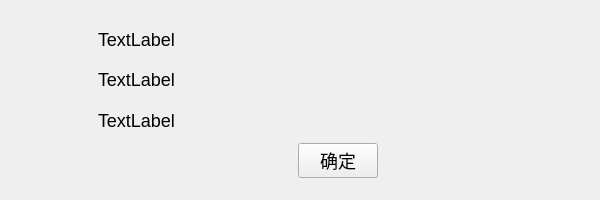
<?xml version="1.0" encoding="UTF-8"?>
<ui version="4.0">
 <class>WinSystemAbout</class>
 <widget class="QWidget" name="WinSystemAbout">
  <property name="geometry">
   <rect>
    <x>0</x>
    <y>0</y>
    <width>600</width>
    <height>200</height>
   </rect>
  </property>
  <property name="maximumSize">
   <size>
    <width>600</width>
    <height>200</height>
   </size>
  </property>
  <property name="windowTitle">
   <string>WinSystemAbout</string>
  </property>
  <property name="styleSheet">
   <string notr="true">font-size:18px</string>
  </property>
  <layout class="QHBoxLayout" name="horizontalLayout">
   <item>
    <widget class="QPushButton" name="BtnIcon">
     <property name="maximumSize">
      <size>
       <width>70</width>
       <height>70</height>
      </size>
     </property>
     <property name="styleSheet">
      <string notr="true">border:none;</string>
     </property>
     <property name="inputMethodHints">
      <set>Qt::ImhNone</set>
     </property>
     <property name="text">
      <string/>
     </property>
     <property name="iconSize">
      <size>
       <width>70</width>
       <height>70</height>
      </size>
     </property>
    </widget>
   </item>
   <item>
    <widget class="QWidget" name="widget" native="true">
     <layout class="QVBoxLayout" name="verticalLayout">
      <item>
       <widget class="QLabel" name="labLine1">
        <property name="text">
         <string>TextLabel</string>
        </property>
       </widget>
      </item>
      <item>
       <widget class="QLabel" name="labLine2">
        <property name="text">
         <string>TextLabel</string>
        </property>
       </widget>
      </item>
      <item>
       <widget class="QLabel" name="labLine4">
        <property name="text">
         <string>TextLabel</string>
        </property>
       </widget>
      </item>
      <item alignment="Qt::AlignHCenter">
       <widget class="QPushButton" name="pushButton">
        <property name="maximumSize">
         <size>
          <width>100</width>
          <height>16777215</height>
         </size>
        </property>
        <property name="text">
         <string>确定</string>
        </property>
       </widget>
      </item>
     </layout>
    </widget>
   </item>
  </layout>
 </widget>
 <layoutdefault spacing="6" margin="11"/>
 <resources/>
 <connections>
  <connection>
   <sender>pushButton</sender>
   <signal>clicked()</signal>
   <receiver>WinSystemAbout</receiver>
   <slot>close()</slot>
   <hints>
    <hint type="sourcelabel">
     <x>338</x>
     <y>163</y>
    </hint>
    <hint type="destinationlabel">
     <x>299</x>
     <y>99</y>
    </hint>
   </hints>
  </connection>
 </connections>
</ui>
